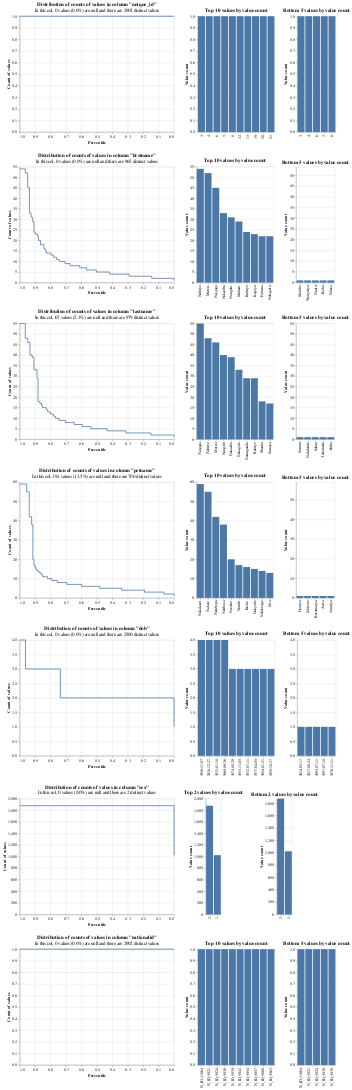

The code cell stored with this chart in its notebook:
### Code cell
linker = DuckDBLinker(facility_data_processed)
linker.profile_columns(top_n=10, bottom_n=5)
